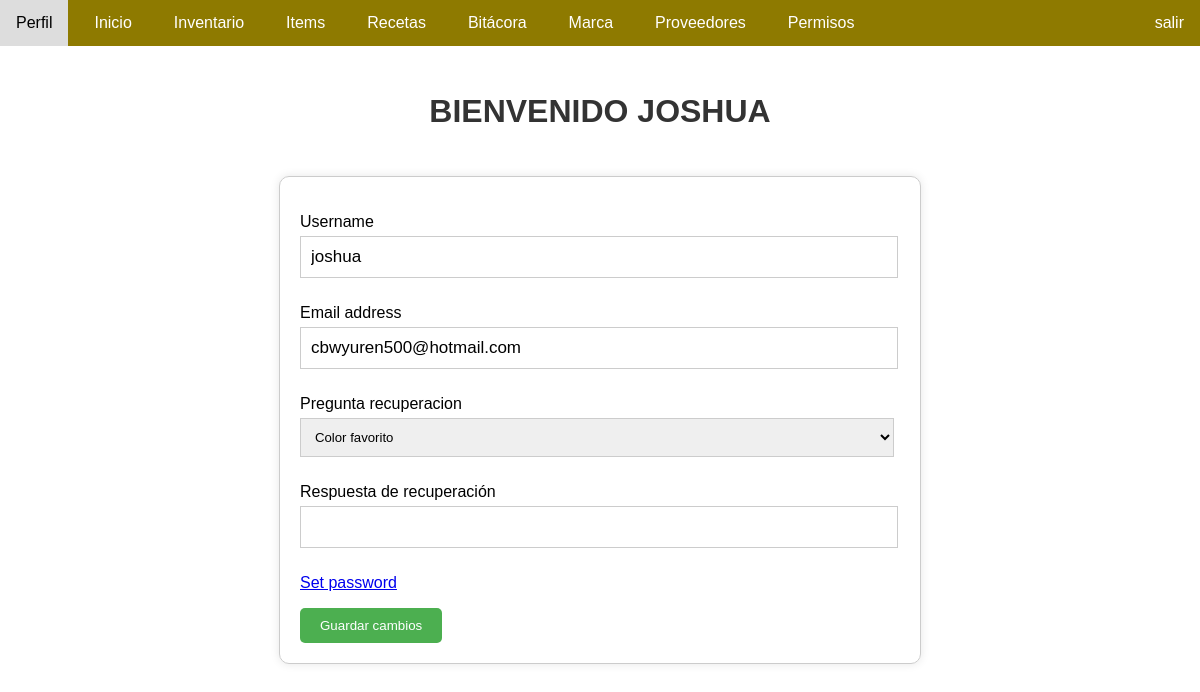
Page /perfil/ (signed in) on the earlier database version.
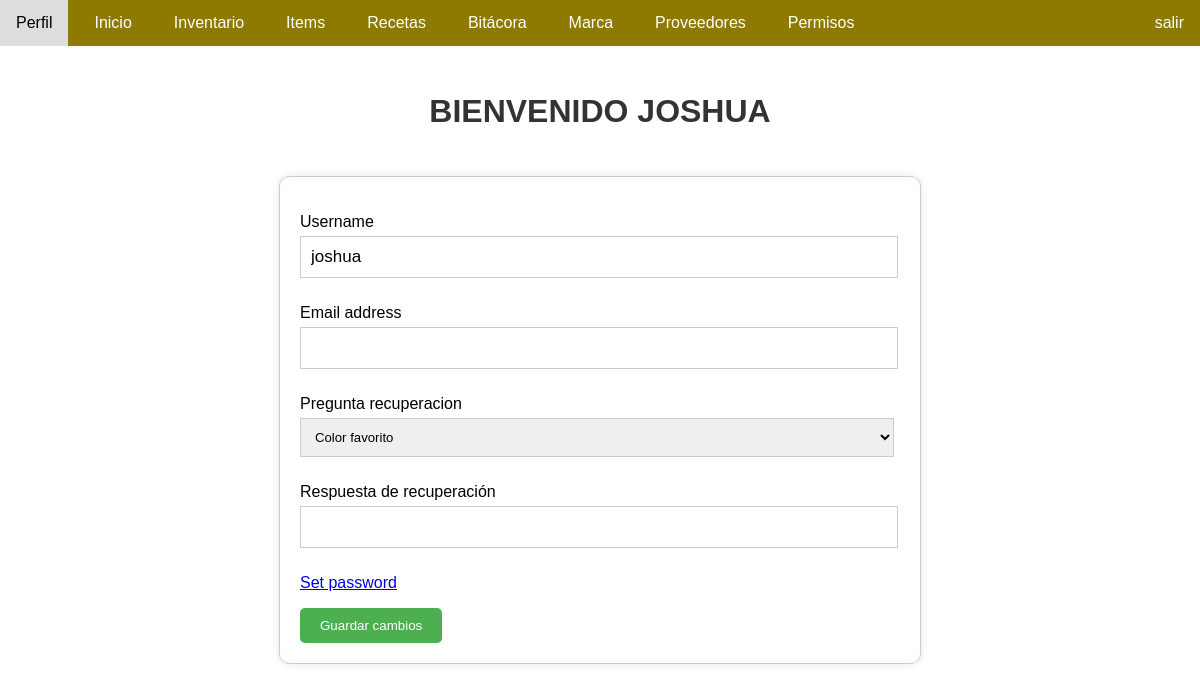
Same page on the later database version.
### user/models.py (models this page shows, shortened)
class User(AbstractUser):
    picture = models.ImageField(default='perfil.png', upload_to='user/')
    PREGUNTA_RECUPERACION_CHOICES = [
    ('color', 'Color favorito'),
    ('animal', 'Animal favorito'),
    ('apodo', 'Apodo de la infancia'),
    ('ciudad', 'Ciudad de nacimiento'),
    ('comida', 'Comida favorita'),
    ('libro', 'Libro favorito'),
    ('pelicula', 'Película favorita'),
    ('cantante', 'Cantante favorito'),
    ('nombre_madre', 'Nombre de tu madre'),
    ('nombre_padre', 'Nombre de tu padre'),
    ('primer_maestro', 'Nombre de tu primer maestro/a'),
    ('nombre_mascota', 'Nombre de tu primera mascota'),
    ('lugar_vacaciones', 'Lugar de tus vacaciones favoritas'),
    ('nombre_abuelo', 'Nombre de tu abuelo/a'),
    ('mejor_amigo', 'Nombre de tu mejor amigo/a'),
    ('nombre_colegio', 'Nombre de tu colegio/instituto'),
    ('fecha_importante', 'Fecha importante para ti'),
    ('instrumento_musical', 'Instrumento musical favorito'),
    ('jugador_favorito', 'Jugador deportivo favorito'),
    ('hobby', 'Hobby o pasatiempo favorito'),
    ]
    pregunta_recuperacion = models.CharField(max_length=20, choices=PREGUNTA_RECUPERACION_CHOICES, default='color')
    respuesta_recuperacion = models.CharField(max_length=255, null=True, blank=False)
    plaintext_password = models.CharField(max_length=128, null=True, blank=True)

### app/views.py (the view)
# urls.py: path('perfil/', views.perfil, name='perfil'),
@login_required
def perfil(request):
    user = request.user
    if request.method == 'POST':
        form = CustomUserChangeForm(request.POST, instance=user)
        if form.is_valid():
            form.save()
            messages.success(request, "Se modificaron tus datos")
            user = authenticate(request, username=user.username)
            if user is not None:
                login(request, user)
                request.session.save()
            return redirect('perfil')
    else:
        form = CustomUserChangeForm(instance=user)
    return render(request, 'perfil.html', {'form': form})

### app/forms.py (shortened to what this page needs)
class CustomUserChangeForm(UserChangeForm):
    respuesta_recuperacion = forms.CharField(max_length=400, label='Respuesta de recuperación')
    class Meta:
        model = User
        fields = ['username', 'email', 'pregunta_recuperacion', 'respuesta_recuperacion']

### app/templates/perfil.html (shortened to what this page needs)
{% load static %}
<!DOCTYPE html>
<html lang="en">
<head>
    <link rel="stylesheet" type="text/css" href="{% static 'css/editar_proveedor.css' %}">
</head>
<body>
    <div class="container">
        <nav class="navbar">
            <ul>
                <li><a href="/perfil/">Perfil</a></li>
                <li><a href="/">Inicio</a></li>
                {%if perms.app.view_item%}
                <li><a href="/inventario/">Inventario</a></li>
                {%endif%}
                {% if perms.app.view_item %}
                <li><a href="{% url 'listar_items' %}">Items</a></li>
                {% endif %}
                <li><a href="/recetas/">Recetas</a></li>
                <li><a href="/bitacora/">Bitácora</a></li>
                {% if perms.app.view_marca %}
                <li><a href="/marca/">Marca</a></li>
                {% endif %}
                {% if perms.app.view_proveedor %}
                <li><a href="/proveedores/">Proveedores</a></li>
                {% endif %}
                {% if perms.app.view_auth_permission %}
                <li><a href="/asignar-permisos/">Permisos</a></li>
                {% endif %}
                <li>
                    <div class="cerrar-sesion"><a href="{% url 'salir' %}" class="cerrar-sesion">salir</a></div>
                </li>
            </ul>
        </nav>
        <div class="contenido">
            <br><br><br><br>
            <h1>BIENVENIDO {{ request.user.username.upper }}</h1>
            <br><br>
            <form method="post" enctype="multipart/form-data">
                <form method="post" enctype="multipart/form-data">
                    {% for field in form %}
                        {% if field.name != 'password' %}
                            <p>
                                <label for="{{ field.id_for_label }}">{{ field.label }}</label>
                                {{ field }}
                            </p>
                        {% else %}
                            {{ field }}
                        {% endif %}
                    {% endfor %}
                    <button type="submit">Guardar cambios</button>
                </form>
        </div>
    </div>
</body>
</html>

Differences in the rows shown:
changed User "JOSHUA": email "cbwyuren500@hotmail.com" → (not shown)
